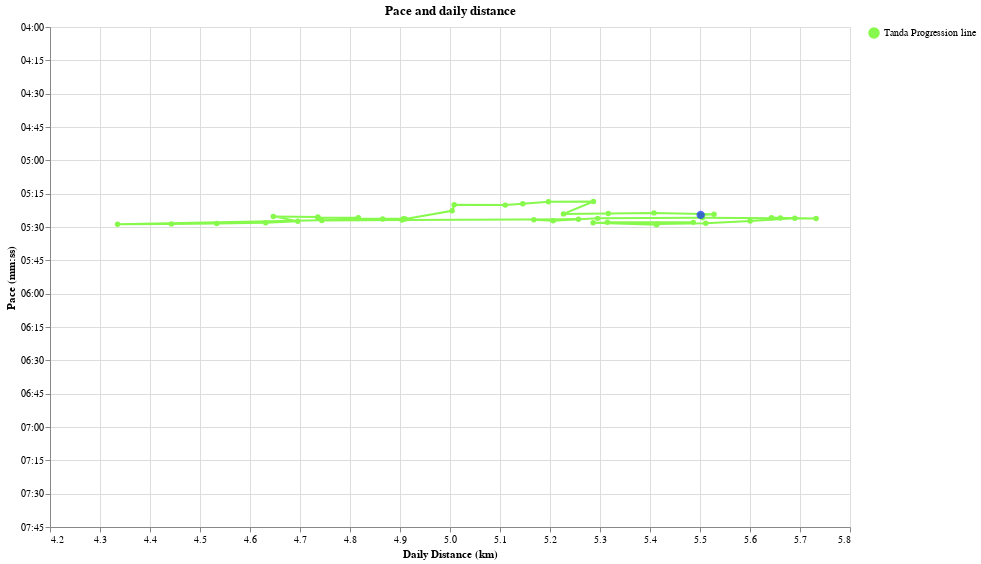

The notebook cell this image was saved under:
### Code cell
daily_df["Legend"] = "Tanda Progression line"


tooltip = [
    alt.Tooltip(
        "rolling_km_per_week_daily_distance:Q",
        title="Distance (km)",
        format=".1f",
    ),
    alt.Tooltip(
        "rolling_pace_pretty:N",
        title="Pace (s/km)",
    ),
    alt.Tooltip("date:T", title="Date"),
    alt.Tooltip("pretty_rolling_tanda_day:N", title="Marathon Form"),
]


tanda_progression = (
    alt.Chart(daily_df.loc[start_date:last_date].reset_index().sort_values("date"))
    .mark_line(point=True, strokeWidth=2)
    .encode(
        x=alt.X(
            "rolling_km_per_week_daily_distance:Q",
            title="Daily Distance (km)",
            scale=alt.Scale(zero=False),
        ),
        y=alt.Y(
            "rolling_pace_sec_per_km:Q",
            title="Pace (mm:ss)",
            scale=alt.Scale(
                reverse=True,
                zero=False,
                domain=(min(pace_ticks_values), max(pace_ticks_values)),
            ),
            axis=alt.Axis(
                values=pace_ticks_values,
                labelExpr="datum.value > 0 ? timeFormat(datum.value * 1000, '%M:%S') : ''",
            ),
        ),
        tooltip=tooltip,
        order="date",
        color=alt.Color(
            "Legend:N",
            legend=alt.Legend(title=None),
            scale=alt.Scale(domain=["Tanda Progression line"], range=["#87f94c"]),
        ),
    )
    .properties(width=800, height=500, title="Pace and daily distance")
    .interactive()
)


current_form = (
    alt.Chart(
        daily_df.loc[start_date:last_date].reset_index().sort_values("date").tail(1)
    )
    .mark_point(filled=True, size=70)
    .encode(
        x=alt.X(
            "rolling_km_per_week_daily_distance:Q",
            title="Daily Distance (km)",
            scale=alt.Scale(zero=False),
        ),
        y=alt.Y(
            "rolling_pace_sec_per_km:Q",
            title="Pace (mm:ss)",
            scale=alt.Scale(
                reverse=True,
                zero=False,
                domain=(min(pace_ticks_values), max(pace_ticks_values)),
            ),
            axis=alt.Axis(
                values=pace_ticks_values,
                labelExpr="datum.value > 0 ? timeFormat(datum.value * 1000, '%M:%S') : ''",
            ),
        ),
        color=alt.value("#142ef5"),
        tooltip=tooltip,
    )
    .properties(width=800, height=500, title="Pace and daily distance")
    .interactive()
)

(tanda_progression + current_form).show()

### Figure 1 — Vega-Lite specification as saved in the notebook (floating-point values rounded to 4 significant figures)
{"config": {"view": {"continuousWidth": 300, "continuousHeight": 300}}, "layer": [{"data": {"name": "data-704d87e1fcc7d164e4af72354d34d141"}, "mark": {"type": "line", "point": true, "strokeWidth": 2}, "encoding": {"color": {"field": "Legend", "legend": {"title": null}, "scale": {"domain": ["Tanda Progression line"], "range": ["#87f94c"]}, "type": "nominal"}, "order": {"field": "date", "type": "temporal"}, "tooltip": [{"field": "rolling_km_per_week_daily_distance", "format": ".1f", "title": "Distance (km)", "type": "quantitative"}, {"field": "rolling_pace_pretty", "title": "Pace (s/km)", "type": "nominal"}, {"field": "date", "title": "Date", "type": "temporal"}, {"field": "pretty_rolling_tanda_day", "title": "Marathon Form", "type": "nominal"}], "x": {"field": "rolling_km_per_week_daily_distance", "scale": {"zero": false}, "title": "Daily Distance (km)", "type": "quantitative"}, "y": {"axis": {"labelExpr": "datum.value > 0 ? timeFormat(datum.value * 1000, '%M:%S') : ''", "values": [240, 255, 270, 285, 300, 315, 330, 345, 360, 375, 390, 405, 420, 435, 450, 465]}, "field": "rolling_pace_sec_per_km", "scale": {"domain": [240, 465], "reverse": true, "zero": false}, "title": "Pace (mm:ss)", "type": "quantitative"}}, "name": "view_35", "title": "Pace and daily distance"}, {"data": {"name": "data-8eae332fd836f9bc3e00fd7ecd25e48d"}, "mark": {"type": "point", "filled": true, "size": 70}, "encoding": {"color": {"value": "#142ef5"}, "tooltip": [{"field": "rolling_km_per_week_daily_distance", "format": ".1f", "title": "Distance (km)", "type": "quantitative"}, {"field": "rolling_pace_pretty", "title": "Pace (s/km)", "type": "nominal"}, {"field": "date", "title": "Date", "type": "temporal"}, {"field": "pretty_rolling_tanda_day", "title": "Marathon Form", "type": "nominal"}], "x": {"field": "rolling_km_per_week_daily_distance", "scale": {"zero": false}, "title": "Daily Distance (km)", "type": "quantitative"}, "y": {"axis": {"labelExpr": "datum.value > 0 ? timeFormat(datum.value * 1000, '%M:%S') : ''", "values": [240, 255, 270, 285, 300, 315, 330, 345, 360, 375, 390, 405, 420, 435, 450, 465]}, "field": "rolling_pace_sec_per_km", "scale": {"domain": [240, 465], "reverse": true, "zero": false}, "title": "Pace (mm:ss)", "type": "quantitative"}}, "name": "view_36", "title": "Pace and daily distance"}], "height": 500, "params": [{"name": "param_40", "select": {"type": "interval", "encodings": ["x", "y"]}, "bind": "scales", "views": ["view_35"]}, {"name": "param_41", "select": {"type": "interval", "encodings": ["x", "y"]}, "bind": "scales", "views": ["view_36"]}], "width": 800, "$schema": "https://vega.github.io/schema/vega-lite/v5.17.0.json", "datasets": {"data-704d87e1fcc7d164e4af72354d34d141": [{"date": "2024-05-17T00:00:00", "distance_meters": 8072.0, "time_seconds": 2469, "tanda_day": 3.388, "tanda_day_pretty": "1970-01-01T03:23:18.327845612", "rolling_distance_meters": 297600.0, "rolling_time_seconds": 97590.0, "rolling_km_per_week": 37.2, "rolling_pace_sec_per_km": 327.9, "rolling_tanda_day": 3.661, "rolling_tanda_day_pretty": "1970-01-01T03:39:41.102862811", "type_rolling": "Tanda (8 weeks)", "type_daily": "Tanda (daily)", "pace_sec_per_km": 305.9, "distance_km": 8.072, "date_factor": 16290.0, "daily_pace_pretty": "5:05", "rolling_pace_pretty": "5:27", "rolling_km_per_week_daily_distance": 5.315, "Latest run": "Latest run", "pretty_rolling_tanda_day": "3 hours 40 minutes", "shape": "circle", "Legend": "Tanda Progression line"}, {"date": "2024-05-18T00:00:00", "distance_meters": 9621.0, "time_seconds": 3162, "tanda_day": 3.468, "tanda_day_pretty": "1970-01-01T03:28:03.039640212", "rolling_distance_meters": 307300.0, "rolling_time_seconds": 100800.0, "rolling_km_per_week": 38.41, "rolling_pace_sec_per_km": 327.9, "rolling_tanda_day": 3.653, "rolling_tanda_day_pretty": "1970-01-01T03:39:10.851931479", "type_rolling": "Tanda (8 weeks)", "type_daily": "Tanda (daily)", "pace_sec_per_km": 328.7, "distance_km": 9.621, "date_factor": 18540.0, "daily_pace_pretty": "5:28", "rolling_pace_pretty": "5:27", "rolling_km_per_week_daily_distance": 5.487, "Latest run": "Latest run", "pretty_rolling_tanda_day": "3 hours 39 minutes", "shape": "circle", "Legend": "Tanda Progression line"}, {"date": "2024-05-19T00:00:00", "distance_meters": 8923.0, "time_seconds": 2829, "tanda_day": 3.423, "tanda_day_pretty": "1970-01-01T03:25:21.962583357", "rolling_distance_meters": 296000.0, "rolling_time_seconds": 97120.0, "rolling_km_per_week": 37.0, "rolling_pace_sec_per_km": 328.1, "rolling_tanda_day": 3.664, "rolling_tanda_day_pretty": "1970-01-01T03:39:50.163306382", "type_rolling": "Tanda (8 weeks)", "type_daily": "Tanda (daily)", "pace_sec_per_km": 317.1, "distance_km": 8.923, "date_factor": 21100.0, "daily_pace_pretty": "5:17", "rolling_pace_pretty": "5:28", "rolling_km_per_week_daily_distance": 5.286, "Latest run": "Latest run", "pretty_rolling_tanda_day": "3 hours 40 minutes", "shape": "circle", "Legend": "Tanda Progression line"}, {"date": "2024-05-20T00:00:00", "distance_meters": 7104.0, "time_seconds": 2620, "tanda_day": 3.839, "tanda_day_pretty": "1970-01-01T03:50:19.717875751", "rolling_distance_meters": 303100.0, "rolling_time_seconds": 99740.0, "rolling_km_per_week": 37.89, "rolling_pace_sec_per_km": 329.0, "rolling_tanda_day": 3.664, "rolling_tanda_day_pretty": "1970-01-01T03:39:49.538411416", "type_rolling": "Tanda (8 weeks)", "type_daily": "Tanda (daily)", "pace_sec_per_km": 368.8, "distance_km": 7.104, "date_factor": 24010.0, "daily_pace_pretty": "6:08", "rolling_pace_pretty": "5:29", "rolling_km_per_week_daily_distance": 5.413, "Latest run": "Latest run", "pretty_rolling_tanda_day": "3 hours 40 minutes", "shape": "circle", "Legend": "Tanda Progression line"}, {"date": "2024-05-22T00:00:00", "distance_meters": 5076.0, "time_seconds": 1586, "tanda_day": 3.574, "tanda_day_pretty": "1970-01-01T03:34:26.612710449", "rolling_distance_meters": 303200.0, "rolling_time_seconds": 99650.0, "rolling_km_per_week": 37.9, "rolling_pace_sec_per_km": 328.7, "rolling_tanda_day": 3.662, "rolling_tanda_day_pretty": "1970-01-01T03:39:41.763111008", "type_rolling": "Tanda (8 weeks)", "type_daily": "Tanda (daily)", "pace_sec_per_km": 312.5, "distance_km": 5.076, "date_factor": 27320.0, "daily_pace_pretty": "5:12", "rolling_pace_pretty": "5:28", "rolling_km_per_week_daily_distance": 5.414, "Latest run": "Latest run", "pretty_rolling_tanda_day": "3 hours 40 minutes", "shape": "circle", "Legend": "Tanda Progression line"}, {"date": "2024-05-23T00:00:00", "distance_meters": 5457.0, "time_seconds": 1689, "tanda_day": 3.536, "tanda_day_pretty": "1970-01-01T03:32:09.057770271", "rolling_distance_meters": 308600.0, "rolling_time_seconds": 101300.0, "rolling_km_per_week": 38.58, "rolling_pace_sec_per_km": 328.3, "rolling_tanda_day": 3.655, "rolling_tanda_day_pretty": "1970-01-01T03:39:16.456543149", "type_rolling": "Tanda (8 weeks)", "type_daily": "Tanda (daily)", "pace_sec_per_km": 309.5, "distance_km": 5.457, "date_factor": 31100.0, "daily_pace_pretty": "5:09", "rolling_pace_pretty": "5:28", "rolling_km_per_week_daily_distance": 5.511, "Latest run": "Latest run", "pretty_rolling_tanda_day": "3 hours 39 minutes", "shape": "circle", "Legend": "Tanda Progression line"}, {"date": "2024-05-25T00:00:00", "distance_meters": 10010.0, "time_seconds": 3009, "tanda_day": 3.27, "tanda_day_pretty": "1970-01-01T03:16:11.047737558", "rolling_distance_meters": 313600.0, "rolling_time_seconds": 102700.0, "rolling_km_per_week": 39.2, "rolling_pace_sec_per_km": 327.3, "rolling_tanda_day": 3.644, "rolling_tanda_day_pretty": "1970-01-01T03:38:36.905475202", "type_rolling": "Tanda (8 weeks)", "type_daily": "Tanda (daily)", "pace_sec_per_km": 300.6, "distance_km": 10.01, "date_factor": 35390.0, "daily_pace_pretty": "5:00", "rolling_pace_pretty": "5:27", "rolling_km_per_week_daily_distance": 5.6, "Latest run": "Latest run", "pretty_rolling_tanda_day": "3 hours 39 minutes", "shape": "circle", "Legend": "Tanda Progression line"}, {"date": "2024-05-26T00:00:00", "distance_meters": 10010.0, "time_seconds": 2945, "tanda_day": 3.228, "tanda_day_pretty": "1970-01-01T03:13:42.360225427", "rolling_distance_meters": 318600.0, "rolling_time_seconds": 103900.0, "rolling_km_per_week": 39.83, "rolling_pace_sec_per_km": 326.1, "rolling_tanda_day": 3.631, "rolling_tanda_day_pretty": "1970-01-01T03:37:51.962442618", "type_rolling": "Tanda (8 weeks)", "type_daily": "Tanda (daily)", "pace_sec_per_km": 294.1, "distance_km": 10.01, "date_factor": 40270.0, "daily_pace_pretty": "4:54", "rolling_pace_pretty": "5:26", "rolling_km_per_week_daily_distance": 5.69, "Latest run": "Latest run", "pretty_rolling_tanda_day": "3 hours 38 minutes", "shape": "circle", "Legend": "Tanda Progression line"}, {"date": "2024-05-28T00:00:00", "distance_meters": 7009.0, "time_seconds": 2227, "tanda_day": 3.514, "tanda_day_pretty": "1970-01-01T03:30:49.465042329", "rolling_distance_meters": 317000.0, "rolling_time_seconds": 103300.0, "rolling_km_per_week": 39.62, "rolling_pace_sec_per_km": 326.0, "rolling_tanda_day": 3.632, "rolling_tanda_day_pretty": "1970-01-01T03:37:54.534555577", "type_rolling": "Tanda (8 weeks)", "type_daily": "Tanda (daily)", "pace_sec_per_km": 317.7, "distance_km": 7.009, "date_factor": 45830.0, "daily_pace_pretty": "5:17", "rolling_pace_pretty": "5:25", "rolling_km_per_week_daily_distance": 5.661, "Latest run": "Latest run", "pretty_rolling_tanda_day": "3 hours 38 minutes", "shape": "circle", "Legend": "Tanda Progression line"}, {"date": "2024-05-29T00:00:00", "distance_meters": 6018.0, "time_seconds": 2058, "tanda_day": 3.718, "tanda_day_pretty": "1970-01-01T03:43:03.065273317", "rolling_distance_meters": 316000.0, "rolling_time_seconds": 103000.0, "rolling_km_per_week": 39.5, "rolling_pace_sec_per_km": 325.9, "rolling_tanda_day": 3.632, "rolling_tanda_day_pretty": "1970-01-01T03:37:55.311848713", "type_rolling": "Tanda (8 weeks)", "type_daily": "Tanda (daily)", "pace_sec_per_km": 342.0, "distance_km": 6.018, "date_factor": 52160.0, "daily_pace_pretty": "5:41", "rolling_pace_pretty": "5:25", "rolling_km_per_week_daily_distance": 5.643, "Latest run": "Latest run", "pretty_rolling_tanda_day": "3 hours 38 minutes", "shape": "circle", "Legend": "Tanda Progression line"}, {"date": "2024-05-30T00:00:00", "distance_meters": 5001.0, "time_seconds": 1729, "tanda_day": 3.792, "tanda_day_pretty": "1970-01-01T03:47:31.942964878", "rolling_distance_meters": 321000.0, "rolling_time_seconds": 104700.0, "rolling_km_per_week": 40.13, "rolling_pace_sec_per_km": 326.2, "rolling_tanda_day": 3.63, "rolling_tanda_day_pretty": "1970-01-01T03:37:46.647734811", "type_rolling": "Tanda (8 weeks)", "type_daily": "Tanda (daily)", "pace_sec_per_km": 345.7, "distance_km": 5.001, "date_factor": 59360.0, "daily_pace_pretty": "5:45", "rolling_pace_pretty": "5:26", "rolling_km_per_week_daily_distance": 5.732, "Latest run": "Latest run", "pretty_rolling_tanda_day": "3 hours 38 minutes", "shape": "circle", "Legend": "Tanda Progression line"}, {"date": "2024-06-01T00:00:00", "distance_meters": 2602.0, "time_seconds": 905, "tanda_day": 3.932, "tanda_day_pretty": "1970-01-01T03:55:55.946875576", "rolling_distance_meters": 308300.0, "rolling_time_seconds": 100400.0, "rolling_km_per_week": 38.53, "rolling_pace_sec_per_km": 325.8, "rolling_tanda_day": 3.639, "rolling_tanda_day_pretty": "1970-01-01T03:38:19.321700254", "type_rolling": "Tanda (8 weeks)", "type_daily": "Tanda (daily)", "pace_sec_per_km": 347.8, "distance_km": 2.602, "date_factor": 67550.0, "daily_pace_pretty": "5:47", "rolling_pace_pretty": "5:25", "rolling_km_per_week_daily_distance": 5.505, "Latest run": "Latest run", "pretty_rolling_tanda_day": "3 hours 38 minutes", "shape": "circle", "Legend": "Tanda Progression line"}, {"date": "2024-06-02T00:00:00", "distance_meters": 14550.0, "time_seconds": 4747, "tanda_day": 3.26, "tanda_day_pretty": "1970-01-01T03:15:36.593298064", "rolling_distance_meters": 296500.0, "rolling_time_seconds": 96700.0, "rolling_km_per_week": 37.07, "rolling_pace_sec_per_km": 326.1, "rolling_tanda_day": 3.651, "rolling_tanda_day_pretty": "1970-01-01T03:39:03.463125642", "type_rolling": "Tanda (8 weeks)", "type_daily": "Tanda (daily)", "pace_sec_per_km": 326.3, "distance_km": 14.55, "date_factor": 76880.0, "daily_pace_pretty": "5:26", "rolling_pace_pretty": "5:26", "rolling_km_per_week_daily_distance": 5.295, "Latest run": "Latest run", "pretty_rolling_tanda_day": "3 hours 39 minutes", "shape": "circle", "Legend": "Tanda Progression line"}, {"date": "2024-06-04T00:00:00", "distance_meters": 5108.0, "time_seconds": 1830, "tanda_day": 3.867, "tanda_day_pretty": "1970-01-01T03:52:02.762806011", "rolling_distance_meters": 291500.0, "rolling_time_seconds": 95380.0, "rolling_km_per_week": 36.44, "rolling_pace_sec_per_km": 327.1, "rolling_tanda_day": 3.662, "rolling_tanda_day_pretty": "1970-01-01T03:39:43.318125442", "type_rolling": "Tanda (8 weeks)", "type_daily": "Tanda (daily)", "pace_sec_per_km": 358.2, "distance_km": 5.108, "date_factor": 87490.0, "daily_pace_pretty": "5:58", "rolling_pace_pretty": "5:27", "rolling_km_per_week_daily_distance": 5.206, "Latest run": "Latest run", "pretty_rolling_tanda_day": "3 hours 40 minutes", "shape": "circle", "Legend": "Tanda Progression line"}, {"date": "2024-06-06T00:00:00", "distance_meters": 7000.0, "time_seconds": 2176, "tanda_day": 3.47, "tanda_day_pretty": "1970-01-01T03:28:12.473467057", "rolling_distance_meters": 289400.0, "rolling_time_seconds": 94570.0, "rolling_km_per_week": 36.17, "rolling_pace_sec_per_km": 326.8, "rolling_tanda_day": 3.662, "rolling_tanda_day_pretty": "1970-01-01T03:39:41.762590588", "type_rolling": "Tanda (8 weeks)", "type_daily": "Tanda (daily)", "pace_sec_per_km": 310.9, "distance_km": 7.0, "date_factor": 99570.0, "daily_pace_pretty": "5:10", "rolling_pace_pretty": "5:26", "rolling_km_per_week_daily_distance": 5.168, "Latest run": "Latest run", "pretty_rolling_tanda_day": "3 hours 40 minutes", "shape": "circle", "Legend": "Tanda Progression line"}, {"date": "2024-06-07T00:00:00", "distance_meters": 4990.0, "time_seconds": 1567, "tanda_day": 3.588, "tanda_day_pretty": "1970-01-01T03:35:17.389925710", "rolling_distance_meters": 294400.0, "rolling_time_seconds": 96130.0, "rolling_km_per_week": 36.8, "rolling_pace_sec_per_km": 326.6, "rolling_tanda_day": 3.656, "rolling_tanda_day_pretty": "1970-01-01T03:39:20.638705176", "type_rolling": "Tanda (8 weeks)", "type_daily": "Tanda (daily)", "pace_sec_per_km": 314.0, "distance_km": 4.99, "date_factor": 113300.0, "daily_pace_pretty": "5:13", "rolling_pace_pretty": "5:26", "rolling_km_per_week_daily_distance": 5.257, "Latest run": "Latest run", "pretty_rolling_tanda_day": "3 hours 39 minutes", "shape": "circle", "Legend": "Tanda Progression line"}, {"date": "2024-06-09T00:00:00", "distance_meters": 7856.0, "time_seconds": 2296, "tanda_day": 3.311, "tanda_day_pretty": "1970-01-01T03:18:37.983324805", "rolling_distance_meters": 274600.0, "rolling_time_seconds": 89760.0, "rolling_km_per_week": 34.33, "rolling_pace_sec_per_km": 326.9, "rolling_tanda_day": 3.676, "rolling_tanda_day_pretty": "1970-01-01T03:40:31.808799951", "type_rolling": "Tanda (8 weeks)", "type_daily": "Tanda (daily)", "pace_sec_per_km": 292.3, "distance_km": 7.856, "date_factor": 129000.0, "daily_pace_pretty": "4:52", "rolling_pace_pretty": "5:26", "rolling_km_per_week_daily_distance": 4.904, "Latest run": "Latest run", "pretty_rolling_tanda_day": "3 hours 41 minutes", "shape": "circle", "Legend": "Tanda Progression line"}, {"date": "2024-06-13T00:00:00", "distance_meters": 7495.0, "time_seconds": 2252, "tanda_day": 3.38, "tanda_day_pretty": "1970-01-01T03:22:48.166657748", "rolling_distance_meters": 265600.0, "rolling_time_seconds": 86880.0, "rolling_km_per_week": 33.21, "rolling_pace_sec_per_km": 327.1, "rolling_tanda_day": 3.685, "rolling_tanda_day_pretty": "1970-01-01T03:41:06.045188420", "type_rolling": "Tanda (8 weeks)", "type_daily": "Tanda (daily)", "pace_sec_per_km": 300.5, "distance_km": 7.495, "date_factor": 146800.0, "daily_pace_pretty": "5:00", "rolling_pace_pretty": "5:27", "rolling_km_per_week_daily_distance": 4.744, "Latest run": "Latest run", "pretty_rolling_tanda_day": "3 hours 41 minutes", "shape": "circle", "Legend": "Tanda Progression line"}, {"date": "2024-06-14T00:00:00", "distance_meters": 6821.0, "time_seconds": 2058, "tanda_day": 3.42, "tanda_day_pretty": "1970-01-01T03:25:10.313677113", "rolling_distance_meters": 272500.0, "rolling_time_seconds": 88940.0, "rolling_km_per_week": 34.06, "rolling_pace_sec_per_km": 326.4, "rolling_tanda_day": 3.675, "rolling_tanda_day_pretty": "1970-01-01T03:40:28.982209263", "type_rolling": "Tanda (8 weeks)", "type_daily": "Tanda (daily)", "pace_sec_per_km": 301.7, "distance_km": 6.821, "date_factor": 167000.0, "daily_pace_pretty": "5:01", "rolling_pace_pretty": "5:26", "rolling_km_per_week_daily_distance": 4.865, "Latest run": "Latest run", "pretty_rolling_tanda_day": "3 hours 40 minutes", "shape": "circle", "Legend": "Tanda Progression line"}, {"date": "2024-06-16T00:00:00", "distance_meters": 12930.0, "time_seconds": 4092, "tanda_day": 3.256, "tanda_day_pretty": "1970-01-01T03:15:20.042886852", "rolling_distance_meters": 242800.0, "rolling_time_seconds": 79820.0, "rolling_km_per_week": 30.35, "rolling_pace_sec_per_km": 328.8, "rolling_tanda_day": 3.717, "rolling_tanda_day_pretty": "1970-01-01T03:43:01.909094736", "type_rolling": "Tanda (8 weeks)", "type_daily": "Tanda (daily)", "pace_sec_per_km": 316.4, "distance_km": 12.93, "date_factor": 190100.0, "daily_pace_pretty": "5:16", "rolling_pace_pretty": "5:28", "rolling_km_per_week_daily_distance": 4.335, "Latest run": "Latest run", "pretty_rolling_tanda_day": "3 hours 43 minutes", "shape": "circle", "Legend": "Tanda Progression line"}, {"date": "2024-06-17T00:00:00", "distance_meters": 6021.0, "time_seconds": 1927, "tanda_day": 3.576, "tanda_day_pretty": "1970-01-01T03:34:33.378927776", "rolling_distance_meters": 248800.0, "rolling_time_seconds": 81750.0, "rolling_km_per_week": 31.1, "rolling_pace_sec_per_km": 328.6, "rolling_tanda_day": 3.71, "rolling_tanda_day_pretty": "1970-01-01T03:42:36.959279425", "type_rolling": "Tanda (8 weeks)", "type_daily": "Tanda (daily)", "pace_sec_per_km": 320.0, "distance_km": 6.021, "date_factor": 216300.0, "daily_pace_pretty": "5:20", "rolling_pace_pretty": "5:28", "rolling_km_per_week_daily_distance": 4.443, "Latest run": "Latest run", "pretty_rolling_tanda_day": "3 hours 43 minutes", "shape": "circle", "Legend": "Tanda Progression line"}, {"date": "2024-06-18T00:00:00", "distance_meters": 5088.0, "time_seconds": 1631, "tanda_day": 3.625, "tanda_day_pretty": "1970-01-01T03:37:31.777367289", "rolling_distance_meters": 253900.0, "rolling_time_seconds": 83380.0, "rolling_km_per_week": 31.73, "rolling_pace_sec_per_km": 328.4, "rolling_tanda_day": 3.705, "rolling_tanda_day_pretty": "1970-01-01T03:42:16.360228101", "type_rolling": "Tanda (8 weeks)", "type_daily": "Tanda (daily)", "pace_sec_per_km": 320.6, "distance_km": 5.088, "date_factor": 246200.0, "daily_pace_pretty": "5:20", "rolling_pace_pretty": "5:28", "rolling_km_per_week_daily_distance": 4.533, "Latest run": "Latest run", "pretty_rolling_tanda_day": "3 hours 42 minutes", "shape": "circle", "Legend": "Tanda Progression line"}, {"date": "2024-06-19T00:00:00", "distance_meters": 5479.0, "time_seconds": 1715, "tanda_day": 3.557, "tanda_day_pretty": "1970-01-01T03:33:26.407306666", "rolling_distance_meters": 259400.0, "rolling_time_seconds": 85100.0, "rolling_km_per_week": 32.42, "rolling_pace_sec_per_km": 328.1, "rolling_tanda_day": 3.697, "rolling_tanda_day_pretty": "1970-01-01T03:41:50.710279225", "type_rolling": "Tanda (8 weeks)", "type_daily": "Tanda (daily)", "pace_sec_per_km": 313.0, "distance_km": 5.479, "date_factor": 280200.0, "daily_pace_pretty": "5:13", "rolling_pace_pretty": "5:28", "rolling_km_per_week_daily_distance": 4.631, "Latest run": "Latest run", "pretty_rolling_tanda_day": "3 hours 42 minutes", "shape": "circle", "Legend": "Tanda Progression line"}, {"date": "2024-06-21T00:00:00", "distance_meters": 7318.0, "time_seconds": 2346, "tanda_day": 3.518, "tanda_day_pretty": "1970-01-01T03:31:03.707925978", "rolling_distance_meters": 263000.0, "rolling_time_seconds": 86090.0, "rolling_km_per_week": 32.87, "rolling_pace_sec_per_km": 327.4, "rolling_tanda_day": 3.69, "rolling_tanda_day_pretty": "1970-01-01T03:41:22.369785673", "type_rolling": "Tanda (8 weeks)", "type_daily": "Tanda (daily)", "pace_sec_per_km": 320.6, "distance_km": 7.318, "date_factor": 318800.0, "daily_pace_pretty": "5:20", "rolling_pace_pretty": "5:27", "rolling_km_per_week_daily_distance": 4.696, "Latest run": "Latest run", "pretty_rolling_tanda_day": "3 hours 41 minutes", "shape": "circle", "Legend": "Tanda Progression line"}, {"date": "2024-06-22T00:00:00", "distance_meters": 11960.0, "time_seconds": 3673, "tanda_day": 3.233, "tanda_day_pretty": "1970-01-01T03:13:57.649742191", "rolling_distance_meters": 260200.0, "rolling_time_seconds": 84630.0, "rolling_km_per_week": 32.53, "rolling_pace_sec_per_km": 325.2, "rolling_tanda_day": 3.678, "rolling_tanda_day_pretty": "1970-01-01T03:40:41.001568737", "type_rolling": "Tanda (8 weeks)", "type_daily": "Tanda (daily)", "pace_sec_per_km": 307.1, "distance_km": 11.96, "date_factor": 362800.0, "daily_pace_pretty": "5:07", "rolling_pace_pretty": "5:25", "rolling_km_per_week_daily_distance": 4.647, "Latest run": "Latest run", "pretty_rolling_tanda_day": "3 hours 41 minutes", "shape": "circle", "Legend": "Tanda Progression line"}, {"date": "2024-06-23T00:00:00", "distance_meters": 4991.0, "time_seconds": 1684, "tanda_day": 3.739, "tanda_day_pretty": "1970-01-01T03:44:20.947967905", "rolling_distance_meters": 265200.0, "rolling_time_seconds": 86310.0, "rolling_km_per_week": 33.15, "rolling_pace_sec_per_km": 325.5, "rolling_tanda_day": 3.675, "rolling_tanda_day_pretty": "1970-01-01T03:40:29.915760118", "type_rolling": "Tanda (8 weeks)", "type_daily": "Tanda (daily)", "pace_sec_per_km": 337.4, "distance_km": 4.991, "date_factor": 412900.0, "daily_pace_pretty": "5:37", "rolling_pace_pretty": "5:25", "rolling_km_per_week_daily_distance": 4.736, "Latest run": "Latest run", "pretty_rolling_tanda_day": "3 hours 40 minutes", "shape": "circle", "Legend": "Tanda Progression line"}, {"date": "2024-06-24T00:00:00", "distance_meters": 5057.0, "time_seconds": 1683, "tanda_day": 3.706, "tanda_day_pretty": "1970-01-01T03:42:22.150633140", "rolling_distance_meters": 265200.0, "rolling_time_seconds": 86430.0, "rolling_km_per_week": 33.15, "rolling_pace_sec_per_km": 325.9, "rolling_tanda_day": 3.678, "rolling_tanda_day_pretty": "1970-01-01T03:40:39.789927699", "type_rolling": "Tanda (8 weeks)", "type_daily": "Tanda (daily)", "pace_sec_per_km": 332.8, "distance_km": 5.057, "date_factor": 469900.0, "daily_pace_pretty": "5:32", "rolling_pace_pretty": "5:25", "rolling_km_per_week_daily_distance": 4.736, "Latest run": "Latest run", "pretty_rolling_tanda_day": "3 hours 41 minutes", "shape": "circle", "Legend": "Tanda Progression line"}, {"date": "2024-06-25T00:00:00", "distance_meters": 8535.0, "time_seconds": 2862, "tanda_day": 3.558, "tanda_day_pretty": "1970-01-01T03:33:27.060956056", "rolling_distance_meters": 269700.0, "rolling_time_seconds": 87900.0, "rolling_km_per_week": 33.72, "rolling_pace_sec_per_km": 325.9, "rolling_tanda_day": 3.674, "rolling_tanda_day_pretty": "1970-01-01T03:40:24.786598886", "type_rolling": "Tanda (8 weeks)", "type_daily": "Tanda (daily)", "pace_sec_per_km": 335.3, "distance_km": 8.535, "date_factor": 534800.0, "daily_pace_pretty": "5:35", "rolling_pace_pretty": "5:25", "rolling_km_per_week_daily_distance": 4.817, "Latest run": "Latest run", "pretty_rolling_tanda_day": "3 hours 40 minutes", "shape": "circle", "Legend": "Tanda Progression line"}, {"date": "2024-06-26T00:00:00", "distance_meters": 5041.0, "time_seconds": 1682, "tanda_day": 3.712, "tanda_day_pretty": "1970-01-01T03:42:44.455149043", "rolling_distance_meters": 269700.0, "rolling_time_seconds": 87980.0, "rolling_km_per_week": 33.71, "rolling_pace_sec_per_km": 326.2, "rolling_tanda_day": 3.676, "rolling_tanda_day_pretty": "1970-01-01T03:40:32.659366152", "type_rolling": "Tanda (8 weeks)", "type_daily": "Tanda (daily)", "pace_sec_per_km": 333.7, "distance_km": 5.041, "date_factor": 608600.0, "daily_pace_pretty": "5:33", "rolling_pace_pretty": "5:26", "rolling_km_per_week_daily_distance": 4.816, "Latest run": "Latest run", "pretty_rolling_tanda_day": "3 hours 41 minutes", "shape": "circle", "Legend": "Tanda Progression line"}, {"date": "2024-06-27T00:00:00", "distance_meters": 5073.0, "time_seconds": 1676, "tanda_day": 3.689, "tanda_day_pretty": "1970-01-01T03:41:22.182191757", "rolling_distance_meters": 274800.0, "rolling_time_seconds": 89660.0, "rolling_km_per_week": 34.35, "rolling_pace_sec_per_km": 326.3, "rolling_tanda_day": 3.672, "rolling_tanda_day_pretty": "1970-01-01T03:40:17.861190632", "type_rolling": "Tanda (8 weeks)", "type_daily": "Tanda (daily)", "pace_sec_per_km": 330.4, "distance_km": 5.073, "date_factor": 692600.0, "daily_pace_pretty": "5:30", "rolling_pace_pretty": "5:26", "rolling_km_per_week_daily_distance": 4.907, "Latest run": "Latest run", "pretty_rolling_tanda_day": "3 hours 40 minutes", "shape": "circle", "Legend": "Tanda Progression line"}, {"date": "2024-06-28T00:00:00", "distance_meters": 5283.0, "time_seconds": 1682, "tanda_day": 3.602, "tanda_day_pretty": "1970-01-01T03:36:05.496811308", "rolling_distance_meters": 275000.0, "rolling_time_seconds": 89750.0, "rolling_km_per_week": 34.37, "rolling_pace_sec_per_km": 326.4, "rolling_tanda_day": 3.672, "rolling_tanda_day_pretty": "1970-01-01T03:40:19.534057953", "type_rolling": "Tanda (8 weeks)", "type_daily": "Tanda (daily)", "pace_sec_per_km": 318.4, "distance_km": 5.283, "date_factor": 788300.0, "daily_pace_pretty": "5:18", "rolling_pace_pretty": "5:26", "rolling_km_per_week_daily_distance": 4.911, "Latest run": "Latest run", "pretty_rolling_tanda_day": "3 hours 40 minutes", "shape": "circle", "Legend": "Tanda Progression line"}, {"date": "2024-06-29T00:00:00", "distance_meters": 14800.0, "time_seconds": 4340, "tanda_day": 3.039, "tanda_day_pretty": "1970-01-01T03:02:19.781195632", "rolling_distance_meters": 280200.0, "rolling_time_seconds": 90440.0, "rolling_km_per_week": 35.03, "rolling_pace_sec_per_km": 322.7, "rolling_tanda_day": 3.644, "rolling_tanda_day_pretty": "1970-01-01T03:38:37.106370679", "type_rolling": "Tanda (8 weeks)", "type_daily": "Tanda (daily)", "pace_sec_per_km": 293.3, "distance_km": 14.8, "date_factor": 897100.0, "daily_pace_pretty": "4:53", "rolling_pace_pretty": "5:22", "rolling_km_per_week_daily_distance": 5.004, "Latest run": "Latest run", "pretty_rolling_tanda_day": "3 hours 39 minutes", "shape": "circle", "Legend": "Tanda Progression line"}, {"date": "2024-07-01T00:00:00", "distance_meters": 7180.0, "time_seconds": 2341, "tanda_day": 3.56, "tanda_day_pretty": "1970-01-01T03:33:34.495785705", "rolling_distance_meters": 280500.0, "rolling_time_seconds": 89740.0, "rolling_km_per_week": 35.06, "rolling_pace_sec_per_km": 320.0, "rolling_tanda_day": 3.626, "rolling_tanda_day_pretty": "1970-01-01T03:37:33.109682833", "type_rolling": "Tanda (8 weeks)", "type_daily": "Tanda (daily)", "pace_sec_per_km": 326.1, "distance_km": 7.18, "date_factor": 1021000.0, "daily_pace_pretty": "5:26", "rolling_pace_pretty": "5:19", "rolling_km_per_week_daily_distance": 5.008, "Latest run": "Latest run", "pretty_rolling_tanda_day": "3 hours 38 minutes", "shape": "circle", "Legend": "Tanda Progression line"}, {"date": "2024-07-02T00:00:00", "distance_meters": 8612.0, "time_seconds": 2877, "tanda_day": 3.546, "tanda_day_pretty": "1970-01-01T03:32:46.478312260", "rolling_distance_meters": 286200.0, "rolling_time_seconds": 91620.0, "rolling_km_per_week": 35.77, "rolling_pace_sec_per_km": 320.2, "rolling_tanda_day": 3.622, "rolling_tanda_day_pretty": "1970-01-01T03:37:18.478698988", "type_rolling": "Tanda (8 weeks)", "type_daily": "Tanda (daily)", "pace_sec_per_km": 334.1, "distance_km": 8.612, "date_factor": 1162000.0, "daily_pace_pretty": "5:34", "rolling_pace_pretty": "5:20", "rolling_km_per_week_daily_distance": 5.111, "Latest run": "Latest run", "pretty_rolling_tanda_day": "3 hours 37 minutes", "shape": "circle", "Legend": "Tanda Progression line"}, {"date": "2024-07-03T00:00:00", "distance_meters": 6996.0, "time_seconds": 2221, "tanda_day": 3.513, "tanda_day_pretty": "1970-01-01T03:30:46.315957075", "rolling_distance_meters": 288200.0, "rolling_time_seconds": 92080.0, "rolling_km_per_week": 36.02, "rolling_pace_sec_per_km": 319.5, "rolling_tanda_day": 3.616, "rolling_tanda_day_pretty": "1970-01-01T03:36:57.955909323", "type_rolling": "Tanda (8 weeks)", "type_daily": "Tanda (daily)", "pace_sec_per_km": 317.5, "distance_km": 6.996, "date_factor": 1322000.0, "daily_pace_pretty": "5:17", "rolling_pace_pretty": "5:19", "rolling_km_per_week_daily_distance": 5.146, "Latest run": "Latest run", "pretty_rolling_tanda_day": "3 hours 37 minutes", "shape": "circle", "Legend": "Tanda Progression line"}, {"date": "2024-07-04T00:00:00", "distance_meters": 6917.0, "time_seconds": 2225, "tanda_day": 3.544, "tanda_day_pretty": "1970-01-01T03:32:37.265364992", "rolling_distance_meters": 291000.0, "rolling_time_seconds": 92740.0, "rolling_km_per_week": 36.38, "rolling_pace_sec_per_km": 318.6, "rolling_tanda_day": 3.608, "rolling_tanda_day_pretty": "1970-01-01T03:36:27.902687360", "type_rolling": "Tanda (8 weeks)", "type_daily": "Tanda (daily)", "pace_sec_per_km": 321.7, "distance_km": 6.917, "date_factor": 1505000.0, "daily_pace_pretty": "5:21", "rolling_pace_pretty": "5:18", "rolling_km_per_week_daily_distance": 5.197, "Latest run": "Latest run", "pretty_rolling_tanda_day": "3 hours 36 minutes", "shape": "circle", "Legend": "Tanda Progression line"}, {"date": "2024-07-05T00:00:00", "distance_meters": 5037.0, "time_seconds": 1568, "tanda_day": 3.569, "tanda_day_pretty": "1970-01-01T03:34:06.911265900", "rolling_distance_meters": 296100.0, "rolling_time_seconds": 94300.0, "rolling_km_per_week": 37.01, "rolling_pace_sec_per_km": 318.5, "rolling_tanda_day": 3.602, "rolling_tanda_day_pretty": "1970-01-01T03:36:08.782070497", "type_rolling": "Tanda (8 weeks)", "type_daily": "Tanda (daily)", "pace_sec_per_km": 311.3, "distance_km": 5.037, "date_factor": 1712000.0, "daily_pace_pretty": "5:11", "rolling_pace_pretty": "5:18", "rolling_km_per_week_daily_distance": 5.287, "Latest run": "Latest run", "pretty_rolling_tanda_day": "3 hours 36 minutes", "shape": "circle", "Legend": "Tanda Progression line"}, {"date": "2024-07-07T00:00:00", "distance_meters": 16610.0, "time_seconds": 6872, "tanda_day": 3.754, "tanda_day_pretty": "1970-01-01T03:45:13.209528686", "rolling_distance_meters": 292700.0, "rolling_time_seconds": 94870.0, "rolling_km_per_week": 36.59, "rolling_pace_sec_per_km": 324.1, "rolling_tanda_day": 3.641, "rolling_tanda_day_pretty": "1970-01-01T03:38:28.838680994", "type_rolling": "Tanda (8 weeks)", "type_daily": "Tanda (daily)", "pace_sec_per_km": 413.7, "distance_km": 16.61, "date_factor": 1949000.0, "daily_pace_pretty": "6:53", "rolling_pace_pretty": "5:24", "rolling_km_per_week_daily_distance": 5.227, "Latest run": "Latest run", "pretty_rolling_tanda_day": "3 hours 38 minutes", "shape": "circle", "Legend": "Tanda Progression line"}, {"date": "2024-07-09T00:00:00", "distance_meters": 5014.0, "time_seconds": 1583, "tanda_day": 3.598, "tanda_day_pretty": "1970-01-01T03:35:52.521639813", "rolling_distance_meters": 297700.0, "rolling_time_seconds": 96450.0, "rolling_km_per_week": 37.22, "rolling_pace_sec_per_km": 324.0, "rolling_tanda_day": 3.636, "rolling_tanda_day_pretty": "1970-01-01T03:38:09.418925590", "type_rolling": "Tanda (8 weeks)", "type_daily": "Tanda (daily)", "pace_sec_per_km": 315.7, "distance_km": 5.014, "date_factor": 2218000.0, "daily_pace_pretty": "5:15", "rolling_pace_pretty": "5:23", "rolling_km_per_week_daily_distance": 5.317, "Latest run": "Latest run", "pretty_rolling_tanda_day": "3 hours 38 minutes", "shape": "circle", "Legend": "Tanda Progression line"}, {"date": "2024-07-10T00:00:00", "distance_meters": 10180.0, "time_seconds": 3182, "tanda_day": 3.34, "tanda_day_pretty": "1970-01-01T03:20:25.193354377", "rolling_distance_meters": 302800.0, "rolling_time_seconds": 98020.0, "rolling_km_per_week": 37.86, "rolling_pace_sec_per_km": 323.6, "rolling_tanda_day": 3.629, "rolling_tanda_day_pretty": "1970-01-01T03:37:45.898372311", "type_rolling": "Tanda (8 weeks)", "type_daily": "Tanda (daily)", "pace_sec_per_km": 312.6, "distance_km": 10.18, "date_factor": 2524000.0, "daily_pace_pretty": "5:12", "rolling_pace_pretty": "5:23", "rolling_km_per_week_daily_distance": 5.408, "Latest run": "Latest run", "pretty_rolling_tanda_day": "3 hours 38 minutes", "shape": "circle", "Legend": "Tanda Progression line"}, {"date": "2024-07-11T00:00:00", "distance_meters": 6722.0, "time_seconds": 2358, "tanda_day": 3.74, "tanda_day_pretty": "1970-01-01T03:44:25.666293994", "rolling_distance_meters": 309600.0, "rolling_time_seconds": 100400.0, "rolling_km_per_week": 38.7, "rolling_pace_sec_per_km": 324.2, "rolling_tanda_day": 3.627, "rolling_tanda_day_pretty": "1970-01-01T03:37:38.095913643", "type_rolling": "Tanda (8 weeks)", "type_daily": "Tanda (daily)", "pace_sec_per_km": 350.8, "distance_km": 6.722, "date_factor": 2872000.0, "daily_pace_pretty": "5:50", "rolling_pace_pretty": "5:24", "rolling_km_per_week_daily_distance": 5.528, "Latest run": "Latest run", "pretty_rolling_tanda_day": "3 hours 38 minutes", "shape": "circle", "Legend": "Tanda Progression line"}, {"date": "2024-07-12T00:00:00", "distance_meters": 6581.0, "time_seconds": 2082, "tanda_day": 3.525, "tanda_day_pretty": "1970-01-01T03:31:30.566780508", "rolling_distance_meters": 308100.0, "rolling_time_seconds": 99990.0, "rolling_km_per_week": 38.51, "rolling_pace_sec_per_km": 324.5, "rolling_tanda_day": 3.631, "rolling_tanda_day_pretty": "1970-01-01T03:37:50.110316889", "type_rolling": "Tanda (8 weeks)", "type_daily": "Tanda (daily)", "pace_sec_per_km": 316.3, "distance_km": 6.581, "date_factor": 3269000.0, "daily_pace_pretty": "5:16", "rolling_pace_pretty": "5:24", "rolling_km_per_week_daily_distance": 5.501, "Latest run": "Latest run", "pretty_rolling_tanda_day": "3 hours 38 minutes", "shape": "square", "Legend": "Tanda Progression line"}], "data-8eae332fd836f9bc3e00fd7ecd25e48d": [{"date": "2024-07-12T00:00:00", "distance_meters": 6581.0, "time_seconds": 2082, "tanda_day": 3.525, "tanda_day_pretty": "1970-01-01T03:31:30.566780508", "rolling_distance_meters": 308100.0, "rolling_time_seconds": 99990.0, "rolling_km_per_week": 38.51, "rolling_pace_sec_per_km": 324.5, "rolling_tanda_day": 3.631, "rolling_tanda_day_pretty": "1970-01-01T03:37:50.110316889", "type_rolling": "Tanda (8 weeks)", "type_daily": "Tanda (daily)", "pace_sec_per_km": 316.3, "distance_km": 6.581, "date_factor": 3269000.0, "daily_pace_pretty": "5:16", "rolling_pace_pretty": "5:24", "rolling_km_per_week_daily_distance": 5.501, "Latest run": "Latest run", "pretty_rolling_tanda_day": "3 hours 38 minutes", "shape": "square", "Legend": "Tanda Progression line"}]}}
